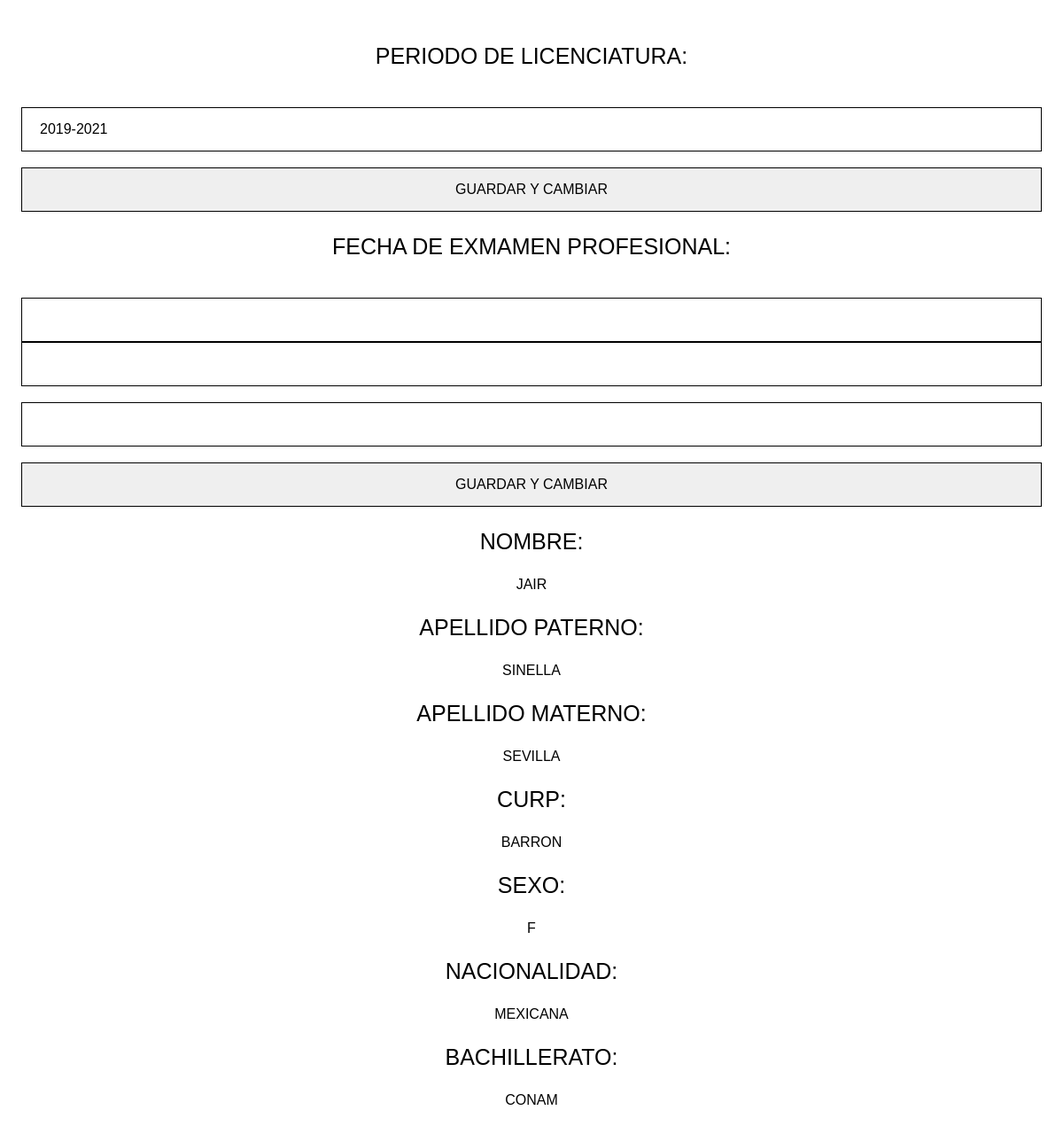
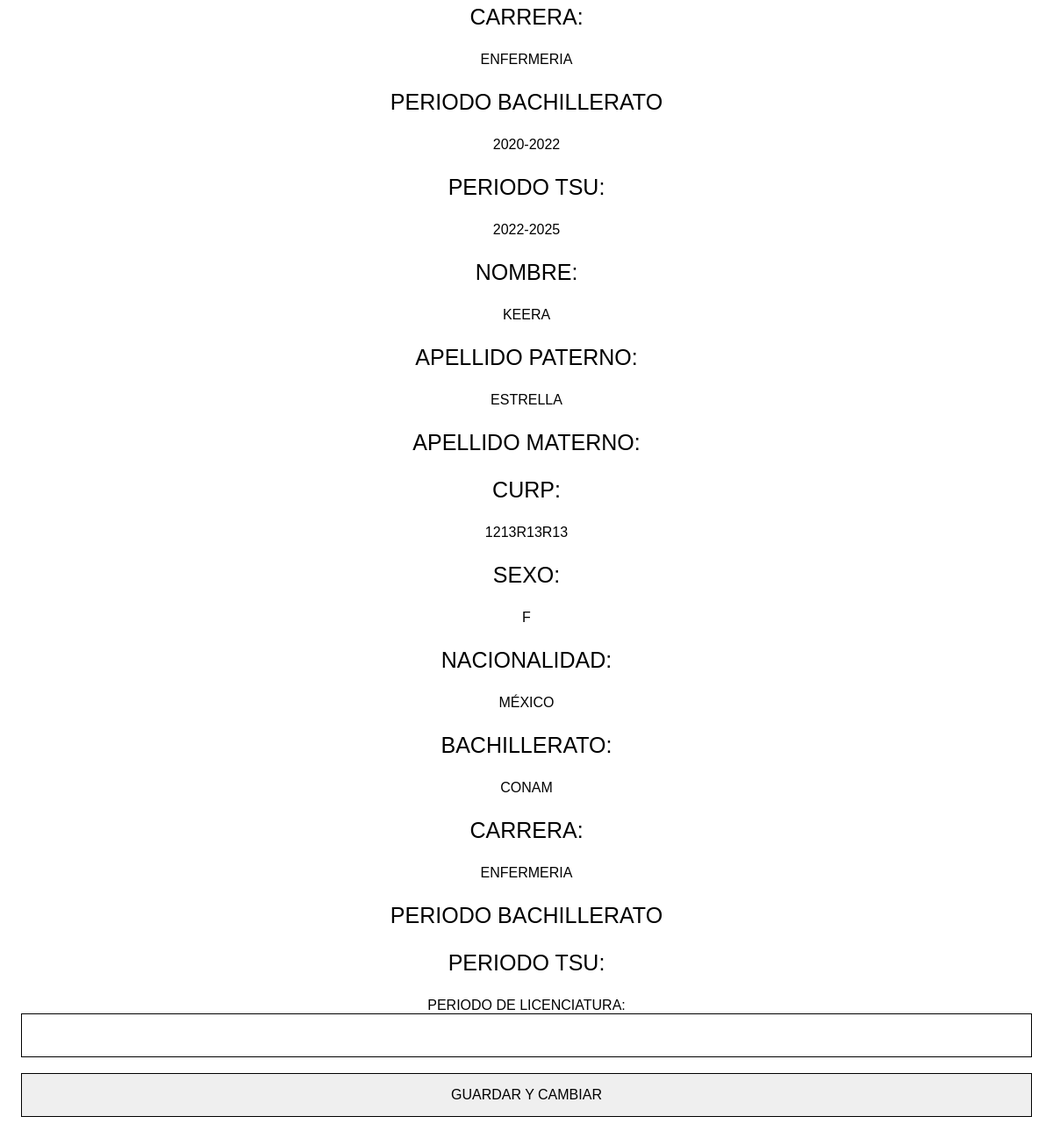
/pagina/titulos/vista_lic.php?pk_titulado=12 (signed in), run on the app's committed database (2 pictures, top to bottom).
### tables this page shows
CREATE TABLE `titulado` (
  `pk_titulado` smallint(6) NOT NULL,
  `nombre` varchar(30) DEFAULT NULL,
  `ap` varchar(25) DEFAULT NULL,
  `am` varchar(25) DEFAULT NULL,
  `nacionalidad` varchar(30) DEFAULT NULL,
  `curp` varchar(22) DEFAULT NULL,
  `sexo` char(1) DEFAULT NULL,
  `periodo_bachillerato` varchar(10) DEFAULT NULL,
  `periodo_tsu` varchar(50) DEFAULT NULL,
  `periodo_licenciatura` varchar(50) DEFAULT NULL,
  `lic_inst` varchar(45) DEFAULT NULL,
  `fk_bachillerato` smallint(6) DEFAULT NULL,
  `fk_carrera` smallint(6) DEFAULT NULL,
  `fk_categoria` smallint(6) DEFAULT NULL,
  `estatus` smallint(6) DEFAULT NULL,
  `fk_estado` smallint(6) DEFAULT NULL,
  `folio2` int(6) NOT NULL,
  `libro2` int(11) NOT NULL,
  `foja2` int(11) NOT NULL
);

CREATE TABLE `bachillerato` (
  `pk_bachillerato` smallint(6) NOT NULL,
  `nombre_bachillerato` varchar(80) NOT NULL,
  `fk_estado` smallint(6) NOT NULL
);

CREATE TABLE `carrera` (
  `pk_carrera` smallint(6) NOT NULL,
  `nombre_carrera` varchar(80) NOT NULL,
  `estatus` char(1) NOT NULL
);

### pagina/titulos/clases/clases_titulado.php (called while the page is built, shortened)
<?php
class Titulado{
	function __construct(){
		require_once("conexion.php");
		$this->conexion=new Conexion();
	}
	function mostrar(){
		$consulta="SELECT * FROM titulado t
		INNER JOIN bachillerato b
		ON b.pk_bachillerato=t.fk_bachillerato
		INNER JOIN carrera c
		ON c.pk_carrera=t.fk_carrera
		INNER JOIN estado es
		ON es.pk_estado=t.fk_estado
		where t.estatus=1";
		$resultado=$this->conexion->returnConsulta($consulta);
		return $resultado;
	}
		function mostrar2(){
		$consulta="SELECT * FROM titulado t
		INNER JOIN bachillerato b
		ON b.pk_bachillerato=t.fk_bachillerato
		INNER JOIN carrera c
		ON c.pk_carrera=t.fk_carrera
		where t.estatus=0";
		$resultado=$this->conexion->returnConsulta($consulta);
		return $resultado;
	}
	function buscarPorId($pk_titulado){
		$consulta="SELECT * FROM titulado WHERE pk_titulado='{$pk_titulado}'";
		$resultado=$this->conexion->returnConsulta($consulta);
		return $resultado;
	}
}
?>

### pagina/titulos/clases/conexion.php (called while the page is built, shortened)
<?php
class Conexion extends mysqli {
	function returnConsulta($consulta){
		$datos=$this->query($consulta);
		return $datos;
	}
}
 ?>

### pagina/titulos/vista_lic.php (the view, shortened to what this page needs)
<?php
$pk_titulado=$_GET["pk_titulado"];
require_once("clases/clases_titulado.php");
$titulado=new Titulado();
$datos=$titulado->buscarPorId($pk_titulado);
while ($fila=mysqli_fetch_array($datos)){
 $resultado=$titulado->mostrar2($pk_titulado);
$resultado2=$titulado->mostrar();
 ?>
<!DOCTYPE html>
<html>
<head>
	<link rel="stylesheet" type="text/css" href="css/diseño.css">
</head>
<body align="center">
<div>
	<form action="actualizar_licen.php" method="POST" enctype="multipart/form-data">
		<h3> Periodo de licenciatura:</h3> <br>
		<input value="<?=$fila['periodo_licenciatura']?>" required="" type="text" name="periodo_licenciatura"> <br><br>
		<input type="submit" value="Guardar y Cambiar" name="Guardar y cambiar">
	</form>
</div>
<div>
	<form action="actualizar_licen.php" method="POST" enctype="multipart/form-data">
		<h3> Fecha de Exmamen Profesional:</h3> <br>
		<input value="<?=$fila['dia']?>" required="" type="number" name="dia">
		<input value="<?=$fila['mes']?>" required="" type="text" name="mes"> <br><br>
		<input value="<?=$fila['año']?>" required="" type="number" name="año"> <br><br>
		<input type="submit" value="Guardar y Cambiar" name="Guardar y cambiar">
	</form>
</div>
	<div>
		<form action="clases/clases_titulado.php" method="_GET" enctype="multipart/form-data">
			<?php
				while($fila=mysqli_fetch_array($resultado)){
			?>
				<h3>Nombre:</h3>   			 <?=$fila["nombre"]?>
				<h3>Apellido Paterno:</h3> 	 <?=$fila["ap"]?>
				<h3>Apellido Materno:</h3>	 <?=$fila["am"]?>
				<h3>Curp:</h3>				 <?=$fila["curp"]?>
				<h3>Sexo:</h3>				 <?=$fila["sexo"]?>
				<h3>Nacionalidad:</h3>  	 <?=$fila["nacionalidad"]?>
				<h3>Bachillerato:</h3>	 	 <?=$fila["nombre_bachillerato"]?>
				<h3>carrera:</h3>		 	 <?=$fila["nombre_carrera"]?>
				<h3>Periodo Bachillerato</h3><?=$fila["periodo_bachillerato"]?>
				<h3>Periodo TSU:</h3>		 <?=$fila["periodo_tsu"]?>
					<?php
				}
			?>
<?php
}
 ?>
		</form>
</div>
<div>
	<form action="actualizar_licen.php" method="POST" enctype="multipart/form-data">
		Periodo de licenciatura: <br>
		<input value="<?=$fila['periodo_licenciatura']?>" required="" type="text" name="periodo_licenciatura"> <br><br>
		<input type="submit" value="Guardar y Cambiar" name="Guardar y cambiar">
	</form>
</div>
</body>
</html>

### pagina/titulos/css/diseño.css (style rules this page uses)
* { box-sizing: border-box; font: 100% sans-serif; text-transform: uppercase; }
input { text-transform: uppercase; }
body { padding: 1rem; }
h3 { font: 25px sans-serif; display: block; text-align: center; }
button, input,select,option { padding: 15px 20px; }
input ,select,option { width: 100%; border: 1px solid #000; }

### data on the page
titulado: periodo_licenciatura "2019-2021"
titulado: nombre "JAIR", ap "SINELLA", am "SEVILLA", curp "BARRON", sexo "F", nacionalidad "MEXICANA", fk_bachillerato.nombre_bachillerato "CONAM", fk_carrera.nombre_carrera "ENFERMERIA", periodo_bachillerato "2020-2022", periodo_tsu "2022-2025"
titulado: nombre "KEERA", ap "ESTRELLA", curp "1213R13R13", sexo "F", nacionalidad "MÉXICO", fk_bachillerato.nombre_bachillerato "CONAM", fk_carrera.nombre_carrera "ENFERMERIA"
